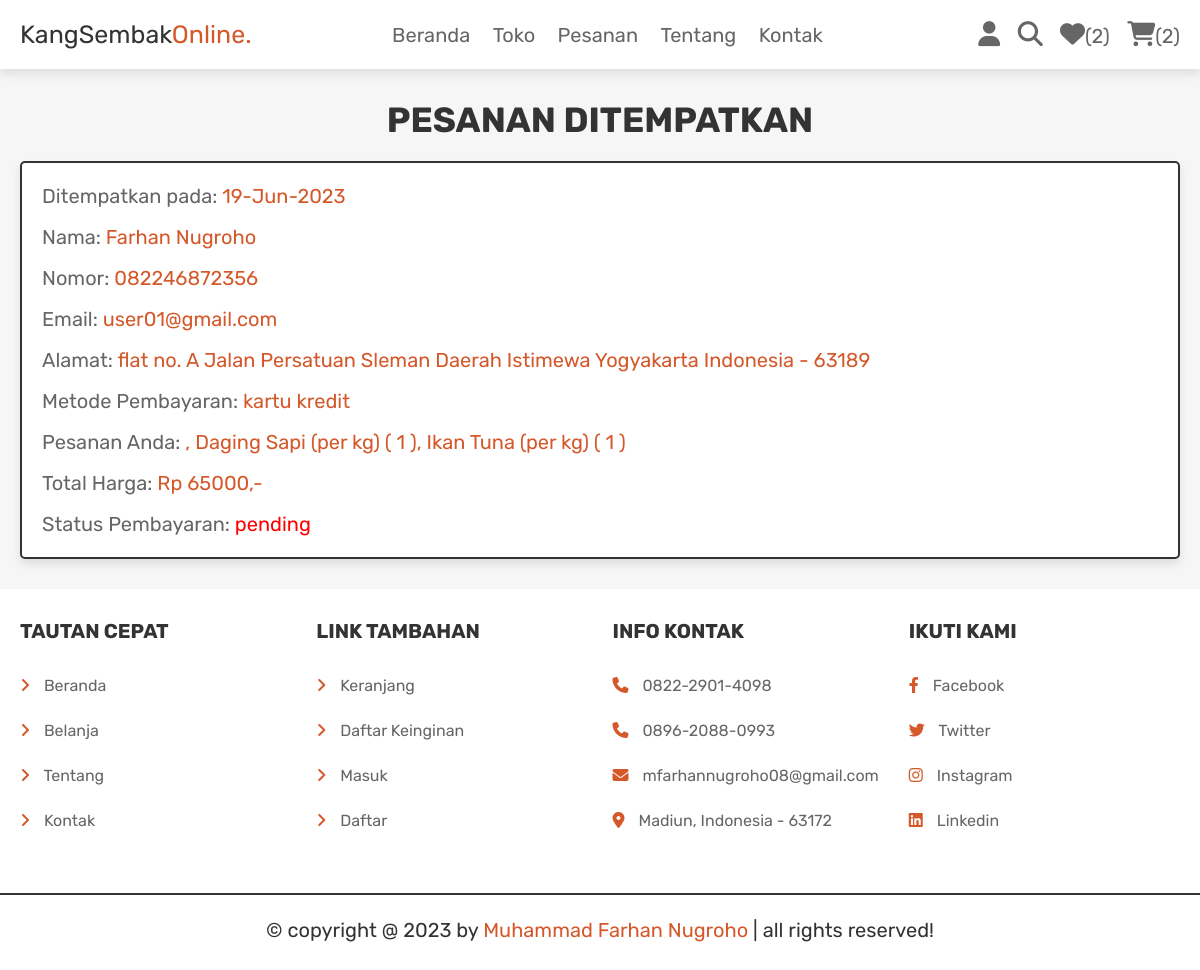
Page /orders.php (signed in) on the committed database.
### tables this page shows
CREATE TABLE `orders` (
  `id` int(100) NOT NULL,
  `user_id` int(100) NOT NULL,
  `name` varchar(100) NOT NULL,
  `number` varchar(12) NOT NULL,
  `email` varchar(100) NOT NULL,
  `method` varchar(50) NOT NULL,
  `address` varchar(500) NOT NULL,
  `total_products` varchar(1000) NOT NULL,
  `total_price` int(100) NOT NULL,
  `placed_on` varchar(50) NOT NULL,
  `payment_status` varchar(20) NOT NULL DEFAULT 'pending'
);

### orders.php (the view, shortened to what this page needs)
<?php
@include 'config.php';
$user_id = $_SESSION['user_id'];
?>
<!DOCTYPE html>
<html lang="en">
<head>
   <link rel="stylesheet" href="https://cdnjs.cloudflare.com/ajax/libs/font-awesome/6.1.1/css/all.min.css">
   <link rel="stylesheet" href="css/style.css">
</head>
<body>
<?php include 'header.php'; ?>
<section class="placed-orders">
   <h1 class="title">Pesanan Ditempatkan</h1>
   <div class="box-container">
   <?php
      $select_orders = $conn->prepare("SELECT * FROM `orders` WHERE user_id = ?");
      $select_orders->execute([$user_id]);
      if($select_orders->rowCount() > 0){
         while($fetch_orders = $select_orders->fetch(PDO::FETCH_ASSOC)){
   ?>
   <div class="box">
      <p> Ditempatkan pada: <span><?= $fetch_orders['placed_on']; ?></span> </p>
      <p> Nama: <span><?= $fetch_orders['name']; ?></span> </p>
      <p> Nomor: <span><?= $fetch_orders['number']; ?></span> </p>
      <p> Email: <span><?= $fetch_orders['email']; ?></span> </p>
      <p> Alamat: <span><?= $fetch_orders['address']; ?></span> </p>
      <p> Metode Pembayaran: <span><?= $fetch_orders['method']; ?></span> </p>
      <p> Pesanan Anda: <span><?= $fetch_orders['total_products']; ?></span> </p>
      <p> Total Harga: <span>Rp <?= $fetch_orders['total_price']; ?>,-</span> </p>
      <p> Status Pembayaran: <span style="color:<?php if($fetch_orders['payment_status'] == 'pending'){ echo 'red'; }else{ echo 'green'; }; ?>"><?= $fetch_orders['payment_status']; ?></span> </p>
   </div>
   <?php
      }
   }else{
      echo '<p class="empty">Belum ada pesanan yang ditempatkan!</p>';
   }
   ?>
   </div>
</section>
<?php include 'footer.php'; ?>
</body>
</html>

### css/style.css (style rules this page uses)
.placed-orders .box-container { display: flex; flex-wrap: wrap; gap:1.5rem; align-items: flex-start; }
.placed-orders .box-container .box { padding:1rem 2rem; flex:1 1 40rem; border:var(--border); background-color: var(--white); box-shadow: var(--box-shadow); border-radius: .5rem; }
.placed-orders .box-container .box p { margin:.5rem 0; line-height: 1.8; font-size: 2rem; color:var(--light-color); }
.placed-orders .box-container .box p span { color: var(--darkorange); }

### css/components.css (style rules this page uses)
:root { --darkorange:#d4582a; --lightorange:#e67e22; --red:#c0392b; --black:#333; --light-color:#666; --white:#fff; --light-bg:#f6f6f6; --border:.2rem solid var(--black); --box-shadow:0 .5rem 1rem rgba(0,0,0,.1); }
* { font-family: 'Rubik', sans-serif; margin:0; padding:0; box-sizing: border-box; outline: none; border:none; text-decoration: none; color:var(--black); }
body { background-color: var(--light-bg); }
html { font-size: 62.5%; overflow-x: hidden; scroll-behavior: smooth; scroll-padding-top: 6.5rem; }
section { padding:3rem 2rem; max-width: 1200px; margin:0 auto; }
.title { text-align: center; margin-bottom: 2rem; text-transform: uppercase; color:var(--black); font-size: 3.5rem; }

### rows in the picture
orders: placed_on "19-Jun-2023", name "Farhan Nugroho", number "082246872356", email "user01@gmail.com", address "flat no. A Jalan Persatuan Sleman Daerah Istimewa Yogyakarta Indonesia - 63189", method "kartu kredit", total_products ", Daging Sapi (per kg) ( 1 ), Ikan Tuna (per kg) ( 1 )", total_price "65000", payment_status "pending"

### other values in the picture
$count_wishlist_items->rowCount() "2"
$count_cart_items->rowCount() "2"
